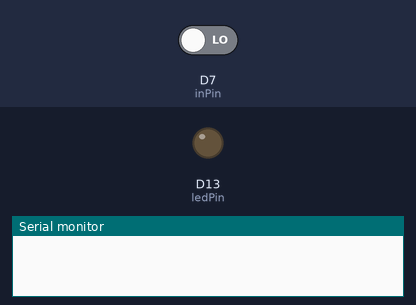
Recording of a sketch running on a simulated Arduino MKR. Shown: output pins drawn as LEDs (lit = HIGH), the last lines printed to the serial monitor. Inputs (shaded band) come from the test bench; at power-on: D7 (inPin) LOW. WiFi joins after 1.5 s; servers stay silent unless stated; uploads are accepted with an empty reply.

Above: at 0.1 s.
At 1.6 s:
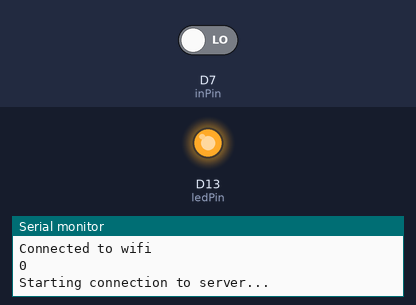
Timing chart, 0 to 3.1 s (numbered marks = the images above):
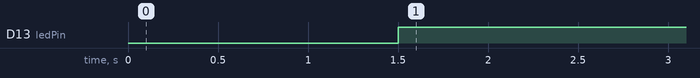

The sketch:

client.ino
```cpp
#include <SPI.h>
#include <WiFi101.h>


#define FIREBASE_HOST "www.ratesbu-wrapper-api.appspot.com"
#define FIREBASE_AUTH "qaRKX6XSZTOOAHjjFGyNxlJfD7oa6Mt7ulxEfE4o"
#define WIFI_SSID "iPhone"
#define WIFI_PASSWORD "12345nnn"

int ledPin = 13; // choose the pin for the LED
int inPin = 7;   // choose the input pin (for a pushbutton)
int val = 0;     // variable for reading the pin status
int status = WL_IDLE_STATUS;
WiFiClient client;

void setup() {
  Serial.begin(9600);
  while (!Serial) {
    ;
  }

  pinMode(ledPin, OUTPUT);  // declare LED as output
  pinMode(inPin, INPUT);    // declare pushbutton as input


  // connect to wifi.
  WiFi.begin(WIFI_SSID, WIFI_PASSWORD);
  Serial.print("connecting");
  while (WiFi.status() != WL_CONNECTED) {
    Serial.print("..");
    delay(500);
  }
  Serial.println();
  Serial.print("connected: ");
  Serial.println(WiFi.localIP());

  if (WiFi.status() == WL_NO_SHIELD) {
    Serial.println("WiFi shield not present");
    while (true);
  }

  Serial.println("Connected to wifi");
}

void loop() {
    val = digitalRead(inPin);
  Serial.println(val);
  if (val == HIGH) {
    digitalWrite(ledPin, LOW);
  } else {
    digitalWrite(ledPin, HIGH);
  Serial.println("\nStarting connection to server...");
  // if you get a connection, report back via serial:
  if (client.connect(FIREBASE_HOST, 80)) {
    Serial.println("connected to server");
    // Make a HTTP request:
    client.println("GET /professor HTTP/1.1");
    client.println("Host: www.ratesbu-wrapper-api.appspot.com");
    client.println("Connection: close");
    client.println();
  }

  // if there are incoming bytes available
  // from the server, read them and print them:
  while (client.available()) {
    char c = client.read();
    Serial.write(c);
  }

  // if the server's disconnected, stop the client:
  if (!client.connected()) {
    Serial.println();
    Serial.println("disconnecting from server.");
    client.stop();

    // do nothing forevermore:
    while (true);
  }
  }
  delay(100);
}
```

Measured:
- by itself, D13 (ledPin): LOW → HIGH at 1.5 s
